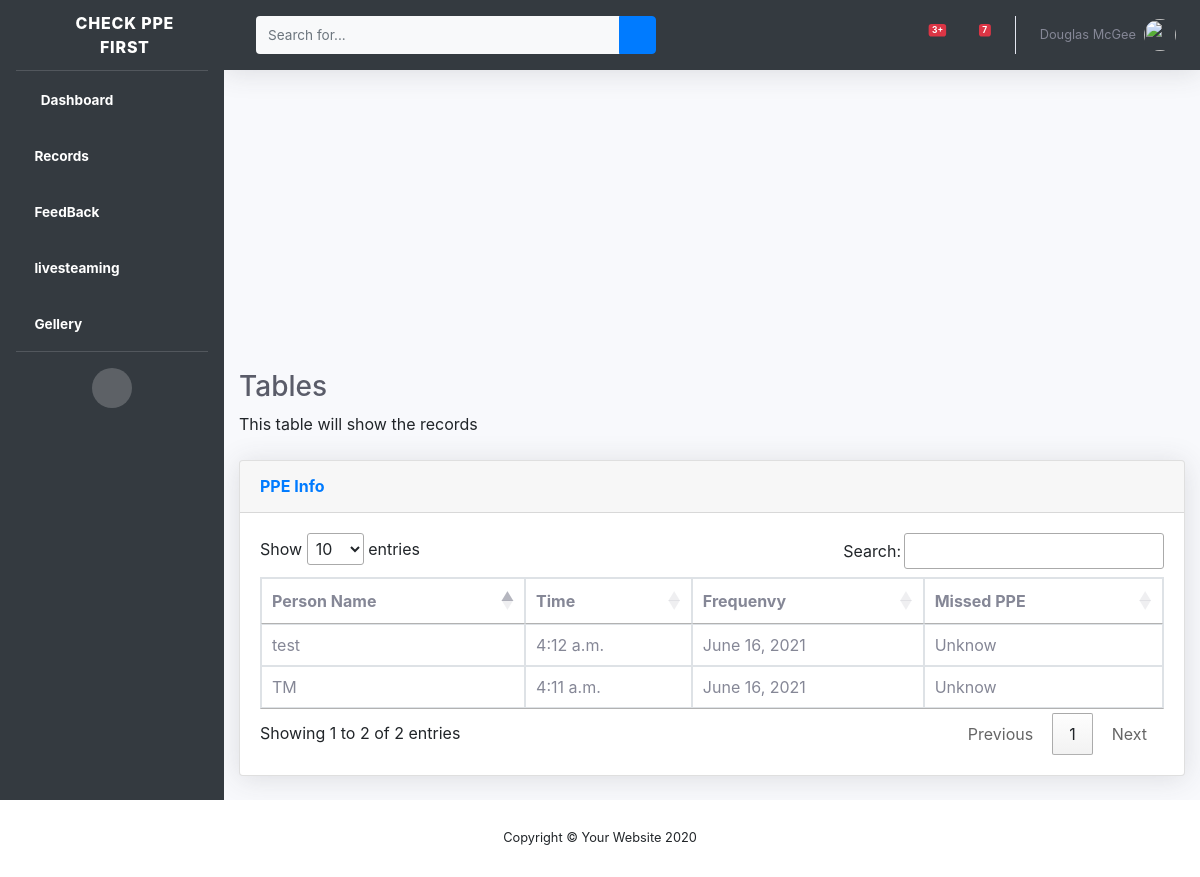
The app's page /Records with its own data.
### PPEviewer/models.py (models this page shows)
class ppeviwer(models.Model):
    name=(models.CharField(max_length=50))
    missed_ppe=(models.CharField(max_length=50,default='Unknow'))
    time=(models.TimeField(default=datetime.datetime.now()))
    date=models.DateField(auto_now_add=True)
    pm=models.ImageField(upload_to='images/')

### PPEviewer/views.py (the view)
# urls.py: path('Records',records,name='records'),
def records(request):
    alldata=ppeviwer.objects.all()
    context={
        'alldata1':alldata
                }
    return render(request,'records.html',context)

### templates/Records.html (shortened to what this page needs)
{% extends 'Master.html' %}
{% load crispy_forms_tags %}
{% block index %}
    </div>
    <div class="container-fluid">
        <h1 class="h3 mb-2 text-gray-800">Tables</h1>
        <p class="mb-4">This table will show the records  <a target="_blank"
        <div class="card shadow mb-4">
            <div class="card-header py-3">
                <h6 class="m-0 font-weight-bold text-primary">PPE Info</h6>
            </div>
            <div class="card-body">
                <div class="table-responsive">
                    <table class="table table-bordered" id="myTable" width="100%" cellspacing="0">
                        <thead>
                            <tr>
                                <th>Person Name</th>
                                <th>Time</th>
                                <th>Frequenvy</th>
                                <th>Missed PPE</th>
                            </tr>
                        </thead>
                        <tbody>
                            {% for data in alldata1 %}
                            <tr>
                                <td>{{data.name}}</td>
                                <td>{{data.time}}</td>
                                <td>{{data.date}}</td>
                                <td>{{data.missed_ppe}}</td>
                            </tr>
                            {% endfor %}
                        </tbody>
                    </table>
                </div>
            </div>
        </div>
    </div>
</div>
{% endblock %}

### records on screen
ppeviwer: name "TM", time "4:11 a.m.", date "June 16, 2021", missed_ppe "Unknow"
ppeviwer: name "test", time "4:12 a.m.", date "June 16, 2021", missed_ppe "Unknow"
